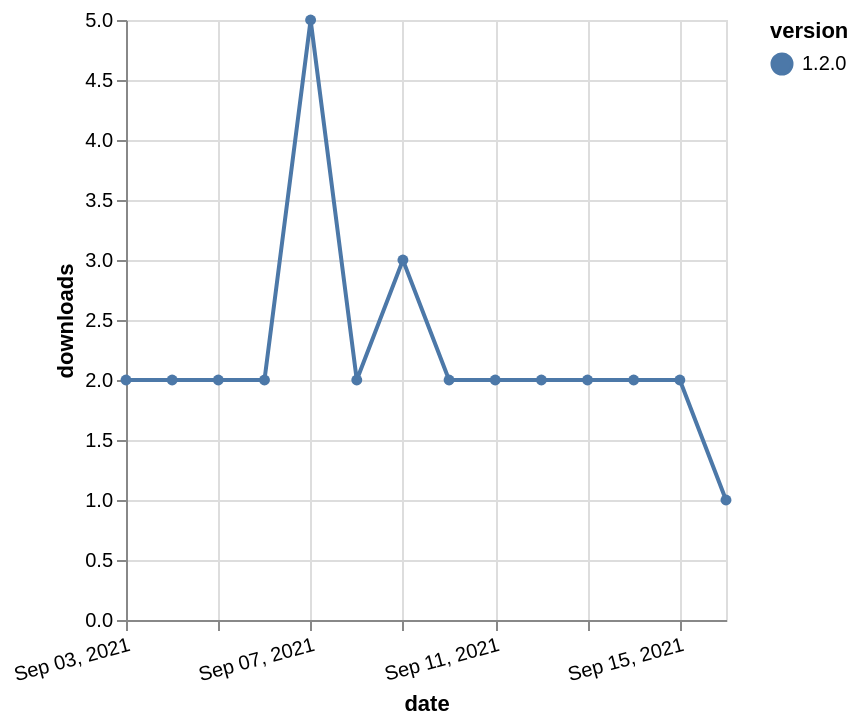

The specification (Vega-Lite) saved for this image:
### Vega-Lite specification from a JSON file in a GitHub repository (floating-point values rounded to 4 significant figures)
{"$schema": "https://vega.github.io/schema/vega-lite/v5.json", "description": "A simple bar chart with embedded data.", "data": {"values": [{"date": "2021-09-03", "total": 1860, "delta": 2, "version": "1.2.0"}, {"date": "2021-09-04", "total": 1862, "delta": 2, "version": "1.2.0"}, {"date": "2021-09-05", "total": 1864, "delta": 2, "version": "1.2.0"}, {"date": "2021-09-06", "total": 1866, "delta": 2, "version": "1.2.0"}, {"date": "2021-09-07", "total": 1871, "delta": 5, "version": "1.2.0"}, {"date": "2021-09-08", "total": 1873, "delta": 2, "version": "1.2.0"}, {"date": "2021-09-09", "total": 1876, "delta": 3, "version": "1.2.0"}, {"date": "2021-09-10", "total": 1878, "delta": 2, "version": "1.2.0"}, {"date": "2021-09-11", "total": 1880, "delta": 2, "version": "1.2.0"}, {"date": "2021-09-12", "total": 1882, "delta": 2, "version": "1.2.0"}, {"date": "2021-09-13", "total": 1884, "delta": 2, "version": "1.2.0"}, {"date": "2021-09-14", "total": 1886, "delta": 2, "version": "1.2.0"}, {"date": "2021-09-15", "total": 1888, "delta": 2, "version": "1.2.0"}, {"date": "2021-09-16", "total": 1889, "delta": 1, "version": "1.2.0"}]}, "width": "container", "mark": {"type": "line", "point": {"filled": true}}, "encoding": {"x": {"field": "date", "type": "temporal", "timeUnit": "yearmonthdate", "title": "date", "axis": {"labelAngle": -15}}, "y": {"field": "delta", "type": "quantitative", "title": "downloads"}, "color": {"field": "version", "type": "nominal"}, "tooltip": {"field": "delta"}}}
